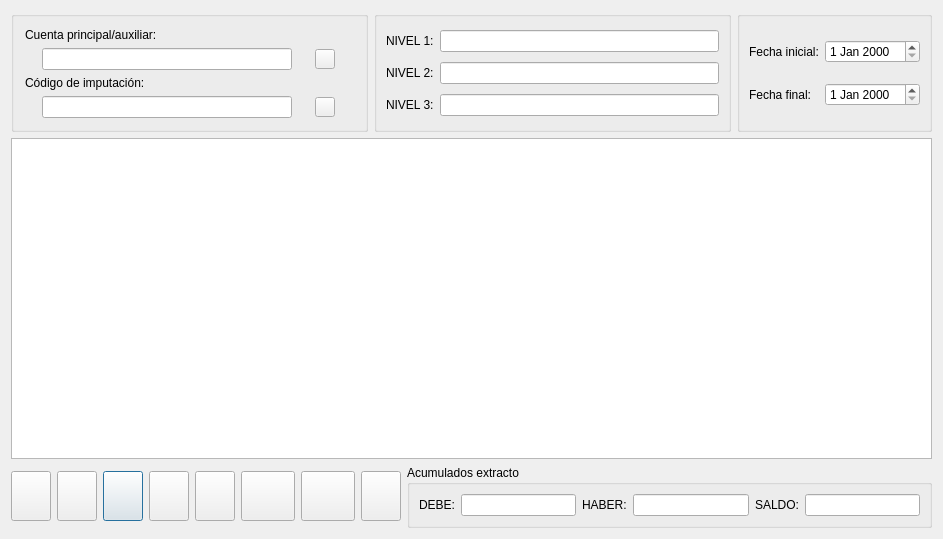
<?xml version="1.0" encoding="UTF-8"?>
<ui version="4.0">
 <author>José Manuel Díez Botella</author>
 <class>consinput</class>
 <widget class="QDialog" name="consinput">
  <property name="geometry">
   <rect>
    <x>0</x>
    <y>0</y>
    <width>943</width>
    <height>539</height>
   </rect>
  </property>
  <property name="windowTitle">
   <string>Consultas de imputaciones</string>
  </property>
  <layout class="QVBoxLayout" name="verticalLayout_2">
   <item>
    <layout class="QHBoxLayout" name="horizontalLayout_4">
     <item>
      <widget class="QGroupBox" name="groupBox">
       <property name="title">
        <string/>
       </property>
       <layout class="QVBoxLayout" name="verticalLayout">
        <item>
         <widget class="QLabel" name="label_4">
          <property name="text">
           <string>Cuenta principal/auxiliar:</string>
          </property>
         </widget>
        </item>
        <item>
         <layout class="QHBoxLayout" name="horizontalLayout">
          <item>
           <widget class="QLineEdit" name="cuentalineEdit">
            <property name="maximumSize">
             <size>
              <width>250</width>
              <height>16777215</height>
             </size>
            </property>
            <property name="maxLength">
             <number>40</number>
            </property>
           </widget>
          </item>
          <item>
           <widget class="QPushButton" name="buscactapushButton">
            <property name="minimumSize">
             <size>
              <width>20</width>
              <height>20</height>
             </size>
            </property>
            <property name="maximumSize">
             <size>
              <width>20</width>
              <height>20</height>
             </size>
            </property>
            <property name="text">
             <string/>
            </property>
            <property name="icon">
             <iconset resource="keme.qrc">
              <normaloff>:/iconos/graf/viewer.xpm</normaloff>:/iconos/graf/viewer.xpm</iconset>
            </property>
            <property name="shortcut">
             <string/>
            </property>
            <property name="autoDefault">
             <bool>false</bool>
            </property>
           </widget>
          </item>
         </layout>
        </item>
        <item>
         <widget class="QLabel" name="textLabel1">
          <property name="frameShape">
           <enum>QFrame::NoFrame</enum>
          </property>
          <property name="frameShadow">
           <enum>QFrame::Plain</enum>
          </property>
          <property name="text">
           <string>Código de imputación:</string>
          </property>
          <property name="wordWrap">
           <bool>false</bool>
          </property>
         </widget>
        </item>
        <item>
         <layout class="QHBoxLayout" name="horizontalLayout_2">
          <item>
           <widget class="QLineEdit" name="cilineEdit">
            <property name="maximumSize">
             <size>
              <width>250</width>
              <height>16777215</height>
             </size>
            </property>
            <property name="maxLength">
             <number>120</number>
            </property>
           </widget>
          </item>
          <item>
           <widget class="QPushButton" name="buscapushButton">
            <property name="minimumSize">
             <size>
              <width>20</width>
              <height>20</height>
             </size>
            </property>
            <property name="maximumSize">
             <size>
              <width>20</width>
              <height>20</height>
             </size>
            </property>
            <property name="text">
             <string/>
            </property>
            <property name="icon">
             <iconset resource="keme.qrc">
              <normaloff>:/iconos/graf/viewer.xpm</normaloff>:/iconos/graf/viewer.xpm</iconset>
            </property>
            <property name="shortcut">
             <string/>
            </property>
            <property name="autoDefault">
             <bool>false</bool>
            </property>
           </widget>
          </item>
         </layout>
        </item>
       </layout>
      </widget>
     </item>
     <item>
      <widget class="QGroupBox" name="groupBox_2">
       <property name="title">
        <string/>
       </property>
       <layout class="QVBoxLayout">
        <property name="spacing">
         <number>6</number>
        </property>
        <property name="leftMargin">
         <number>9</number>
        </property>
        <property name="topMargin">
         <number>9</number>
        </property>
        <property name="rightMargin">
         <number>9</number>
        </property>
        <property name="bottomMargin">
         <number>9</number>
        </property>
        <item>
         <layout class="QHBoxLayout">
          <property name="spacing">
           <number>6</number>
          </property>
          <property name="leftMargin">
           <number>0</number>
          </property>
          <property name="topMargin">
           <number>0</number>
          </property>
          <property name="rightMargin">
           <number>0</number>
          </property>
          <property name="bottomMargin">
           <number>0</number>
          </property>
          <item>
           <widget class="QLabel" name="label">
            <property name="text">
             <string>NIVEL 1:</string>
            </property>
           </widget>
          </item>
          <item>
           <widget class="QLineEdit" name="ci1lineEdit">
            <property name="maxLength">
             <number>80</number>
            </property>
            <property name="readOnly">
             <bool>true</bool>
            </property>
           </widget>
          </item>
         </layout>
        </item>
        <item>
         <layout class="QHBoxLayout">
          <property name="spacing">
           <number>6</number>
          </property>
          <property name="leftMargin">
           <number>0</number>
          </property>
          <property name="topMargin">
           <number>0</number>
          </property>
          <property name="rightMargin">
           <number>0</number>
          </property>
          <property name="bottomMargin">
           <number>0</number>
          </property>
          <item>
           <widget class="QLabel" name="label_2">
            <property name="text">
             <string>NIVEL 2:</string>
            </property>
           </widget>
          </item>
          <item>
           <widget class="QLineEdit" name="ci2lineEdit">
            <property name="maxLength">
             <number>80</number>
            </property>
            <property name="readOnly">
             <bool>true</bool>
            </property>
           </widget>
          </item>
         </layout>
        </item>
        <item>
         <layout class="QHBoxLayout">
          <property name="spacing">
           <number>6</number>
          </property>
          <property name="leftMargin">
           <number>0</number>
          </property>
          <property name="topMargin">
           <number>0</number>
          </property>
          <property name="rightMargin">
           <number>0</number>
          </property>
          <property name="bottomMargin">
           <number>0</number>
          </property>
          <item>
           <widget class="QLabel" name="label_3">
            <property name="text">
             <string>NIVEL 3:</string>
            </property>
           </widget>
          </item>
          <item>
           <widget class="QLineEdit" name="ci3lineEdit">
            <property name="maxLength">
             <number>80</number>
            </property>
            <property name="readOnly">
             <bool>true</bool>
            </property>
           </widget>
          </item>
         </layout>
        </item>
       </layout>
      </widget>
     </item>
     <item>
      <widget class="QGroupBox" name="groupBox_3">
       <property name="title">
        <string/>
       </property>
       <layout class="QGridLayout">
        <property name="leftMargin">
         <number>9</number>
        </property>
        <property name="topMargin">
         <number>9</number>
        </property>
        <property name="rightMargin">
         <number>9</number>
        </property>
        <property name="bottomMargin">
         <number>9</number>
        </property>
        <property name="spacing">
         <number>6</number>
        </property>
        <item row="0" column="0">
         <widget class="QLabel" name="textLabel2">
          <property name="text">
           <string>Fecha inicial:</string>
          </property>
          <property name="wordWrap">
           <bool>false</bool>
          </property>
         </widget>
        </item>
        <item row="1" column="0">
         <widget class="QLabel" name="textLabel3">
          <property name="text">
           <string>Fecha final:</string>
          </property>
          <property name="wordWrap">
           <bool>false</bool>
          </property>
         </widget>
        </item>
        <item row="0" column="1">
         <widget class="QDateEdit" name="inicialdateEdit"/>
        </item>
        <item row="1" column="1">
         <widget class="QDateEdit" name="finaldateEdit"/>
        </item>
       </layout>
      </widget>
     </item>
    </layout>
   </item>
   <item>
    <widget class="QTableWidget" name="table"/>
   </item>
   <item>
    <layout class="QHBoxLayout" name="horizontalLayout_3">
     <item>
      <widget class="QPushButton" name="cancelarpushButton">
       <property name="maximumSize">
        <size>
         <width>54</width>
         <height>50</height>
        </size>
       </property>
       <property name="toolTip">
        <string>Salir</string>
       </property>
       <property name="text">
        <string/>
       </property>
       <property name="icon">
        <iconset resource="keme.qrc">
         <normaloff>:/iconos/graf/application-exit.png</normaloff>:/iconos/graf/application-exit.png</iconset>
       </property>
       <property name="iconSize">
        <size>
         <width>40</width>
         <height>40</height>
        </size>
       </property>
       <property name="shortcut">
        <string/>
       </property>
       <property name="autoDefault">
        <bool>false</bool>
       </property>
      </widget>
     </item>
     <item>
      <widget class="QPushButton" name="imprimirpushButton">
       <property name="maximumSize">
        <size>
         <width>54</width>
         <height>50</height>
        </size>
       </property>
       <property name="toolTip">
        <string>Imprimir</string>
       </property>
       <property name="text">
        <string/>
       </property>
       <property name="icon">
        <iconset resource="keme.qrc">
         <normaloff>:/iconos/graf/printer.png</normaloff>:/iconos/graf/printer.png</iconset>
       </property>
       <property name="iconSize">
        <size>
         <width>40</width>
         <height>40</height>
        </size>
       </property>
       <property name="autoDefault">
        <bool>false</bool>
       </property>
      </widget>
     </item>
     <item>
      <widget class="QPushButton" name="texpushButton">
       <property name="sizePolicy">
        <sizepolicy hsizetype="Preferred" vsizetype="Preferred">
         <horstretch>0</horstretch>
         <verstretch>0</verstretch>
        </sizepolicy>
       </property>
       <property name="maximumSize">
        <size>
         <width>54</width>
         <height>50</height>
        </size>
       </property>
       <property name="toolTip">
        <string>Carga documento tex</string>
       </property>
       <property name="text">
        <string/>
       </property>
       <property name="icon">
        <iconset resource="keme.qrc">
         <normaloff>:/iconos/graf/tex.png</normaloff>:/iconos/graf/tex.png</iconset>
       </property>
       <property name="iconSize">
        <size>
         <width>40</width>
         <height>40</height>
        </size>
       </property>
      </widget>
     </item>
     <item>
      <widget class="QPushButton" name="editarpushButton">
       <property name="enabled">
        <bool>true</bool>
       </property>
       <property name="maximumSize">
        <size>
         <width>54</width>
         <height>50</height>
        </size>
       </property>
       <property name="toolTip">
        <string>Edición del asiento correspondiente</string>
       </property>
       <property name="text">
        <string/>
       </property>
       <property name="icon">
        <iconset resource="keme.qrc">
         <normaloff>:/iconos/graf/boligrafo_editar.png</normaloff>:/iconos/graf/boligrafo_editar.png</iconset>
       </property>
       <property name="iconSize">
        <size>
         <width>40</width>
         <height>40</height>
        </size>
       </property>
       <property name="autoDefault">
        <bool>false</bool>
       </property>
      </widget>
     </item>
     <item>
      <widget class="QPushButton" name="consultarpushButton">
       <property name="enabled">
        <bool>true</bool>
       </property>
       <property name="maximumSize">
        <size>
         <width>54</width>
         <height>50</height>
        </size>
       </property>
       <property name="toolTip">
        <string>Consultar asiento</string>
       </property>
       <property name="text">
        <string/>
       </property>
       <property name="icon">
        <iconset resource="keme.qrc">
         <normaloff>:/iconos/graf/xmag.png</normaloff>:/iconos/graf/xmag.png</iconset>
       </property>
       <property name="iconSize">
        <size>
         <width>40</width>
         <height>40</height>
        </size>
       </property>
      </widget>
     </item>
     <item>
      <widget class="QPushButton" name="copiarpushButton">
       <property name="sizePolicy">
        <sizepolicy hsizetype="Expanding" vsizetype="Fixed">
         <horstretch>0</horstretch>
         <verstretch>0</verstretch>
        </sizepolicy>
       </property>
       <property name="maximumSize">
        <size>
         <width>54</width>
         <height>50</height>
        </size>
       </property>
       <property name="toolTip">
        <string>Pasar al portapapeles el resultado de la consulta</string>
       </property>
       <property name="text">
        <string/>
       </property>
       <property name="icon">
        <iconset resource="keme.qrc">
         <normaloff>:/iconos/graf/copiar.png</normaloff>:/iconos/graf/copiar.png</iconset>
       </property>
       <property name="iconSize">
        <size>
         <width>40</width>
         <height>40</height>
        </size>
       </property>
       <property name="autoDefault">
        <bool>false</bool>
       </property>
      </widget>
     </item>
     <item>
      <widget class="QPushButton" name="visdocpushButton">
       <property name="minimumSize">
        <size>
         <width>54</width>
         <height>50</height>
        </size>
       </property>
       <property name="toolTip">
        <string>Visualizar documento asociado</string>
       </property>
       <property name="text">
        <string/>
       </property>
       <property name="icon">
        <iconset resource="keme.qrc">
         <normaloff>:/iconos/graf/archivos.png</normaloff>:/iconos/graf/archivos.png</iconset>
       </property>
       <property name="iconSize">
        <size>
         <width>40</width>
         <height>40</height>
        </size>
       </property>
       <property name="autoDefault">
        <bool>false</bool>
       </property>
      </widget>
     </item>
     <item>
      <widget class="QPushButton" name="refrescarpushButton">
       <property name="enabled">
        <bool>true</bool>
       </property>
       <property name="maximumSize">
        <size>
         <width>54</width>
         <height>50</height>
        </size>
       </property>
       <property name="toolTip">
        <string>Refrescar</string>
       </property>
       <property name="text">
        <string/>
       </property>
       <property name="icon">
        <iconset resource="keme.qrc">
         <normaloff>:/iconos/graf/refresh.xpm</normaloff>:/iconos/graf/refresh.xpm</iconset>
       </property>
       <property name="iconSize">
        <size>
         <width>40</width>
         <height>40</height>
        </size>
       </property>
      </widget>
     </item>
     <item>
      <widget class="QGroupBox" name="groupBox_4">
       <property name="title">
        <string>Acumulados extracto</string>
       </property>
       <layout class="QVBoxLayout">
        <property name="spacing">
         <number>6</number>
        </property>
        <property name="leftMargin">
         <number>9</number>
        </property>
        <property name="topMargin">
         <number>9</number>
        </property>
        <property name="rightMargin">
         <number>9</number>
        </property>
        <property name="bottomMargin">
         <number>9</number>
        </property>
        <item>
         <layout class="QHBoxLayout">
          <property name="spacing">
           <number>6</number>
          </property>
          <property name="leftMargin">
           <number>0</number>
          </property>
          <property name="topMargin">
           <number>0</number>
          </property>
          <property name="rightMargin">
           <number>0</number>
          </property>
          <property name="bottomMargin">
           <number>0</number>
          </property>
          <item>
           <widget class="QLabel" name="textLabel1_2">
            <property name="maximumSize">
             <size>
              <width>80</width>
              <height>32767</height>
             </size>
            </property>
            <property name="text">
             <string>DEBE:</string>
            </property>
            <property name="wordWrap">
             <bool>false</bool>
            </property>
           </widget>
          </item>
          <item>
           <widget class="QLineEdit" name="debelineEdit">
            <property name="alignment">
             <set>Qt::AlignRight</set>
            </property>
            <property name="readOnly">
             <bool>true</bool>
            </property>
           </widget>
          </item>
          <item>
           <widget class="QLabel" name="textLabel2_2">
            <property name="maximumSize">
             <size>
              <width>80</width>
              <height>32767</height>
             </size>
            </property>
            <property name="text">
             <string>HABER:</string>
            </property>
            <property name="wordWrap">
             <bool>false</bool>
            </property>
           </widget>
          </item>
          <item>
           <widget class="QLineEdit" name="haberlineEdit">
            <property name="alignment">
             <set>Qt::AlignRight</set>
            </property>
            <property name="readOnly">
             <bool>true</bool>
            </property>
           </widget>
          </item>
          <item>
           <widget class="QLabel" name="textLabel3_2">
            <property name="maximumSize">
             <size>
              <width>80</width>
              <height>32767</height>
             </size>
            </property>
            <property name="text">
             <string>SALDO:</string>
            </property>
            <property name="wordWrap">
             <bool>false</bool>
            </property>
           </widget>
          </item>
          <item>
           <widget class="QLineEdit" name="saldolineEdit">
            <property name="alignment">
             <set>Qt::AlignRight</set>
            </property>
            <property name="readOnly">
             <bool>true</bool>
            </property>
           </widget>
          </item>
         </layout>
        </item>
       </layout>
      </widget>
     </item>
    </layout>
   </item>
  </layout>
 </widget>
 <layoutdefault spacing="6" margin="11"/>
 <tabstops>
  <tabstop>cuentalineEdit</tabstop>
  <tabstop>buscactapushButton</tabstop>
  <tabstop>cilineEdit</tabstop>
  <tabstop>buscapushButton</tabstop>
  <tabstop>ci1lineEdit</tabstop>
  <tabstop>ci2lineEdit</tabstop>
  <tabstop>ci3lineEdit</tabstop>
  <tabstop>inicialdateEdit</tabstop>
  <tabstop>finaldateEdit</tabstop>
  <tabstop>table</tabstop>
  <tabstop>cancelarpushButton</tabstop>
  <tabstop>imprimirpushButton</tabstop>
  <tabstop>texpushButton</tabstop>
  <tabstop>editarpushButton</tabstop>
  <tabstop>consultarpushButton</tabstop>
  <tabstop>copiarpushButton</tabstop>
  <tabstop>visdocpushButton</tabstop>
  <tabstop>refrescarpushButton</tabstop>
  <tabstop>debelineEdit</tabstop>
  <tabstop>haberlineEdit</tabstop>
  <tabstop>saldolineEdit</tabstop>
 </tabstops>
 <resources>
  <include location="keme.qrc"/>
 </resources>
 <connections>
  <connection>
   <sender>cancelarpushButton</sender>
   <signal>clicked()</signal>
   <receiver>consinput</receiver>
   <slot>accept()</slot>
   <hints>
    <hint type="sourcelabel">
     <x>25</x>
     <y>490</y>
    </hint>
    <hint type="destinationlabel">
     <x>20</x>
     <y>20</y>
    </hint>
   </hints>
  </connection>
 </connections>
</ui>
